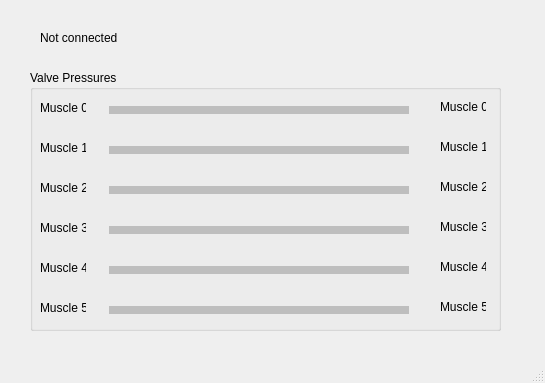
<?xml version="1.0" encoding="UTF-8"?>
<ui version="4.0">
 <class>MainWindow</class>
 <widget class="QMainWindow" name="MainWindow">
  <property name="geometry">
   <rect>
    <x>0</x>
    <y>0</y>
    <width>545</width>
    <height>383</height>
   </rect>
  </property>
  <property name="windowTitle">
   <string>Festo Emulator</string>
  </property>
  <widget class="QWidget" name="centralwidget">
   <widget class="QGroupBox" name="gb_actuator_percent">
    <property name="geometry">
     <rect>
      <x>30</x>
      <y>70</y>
      <width>471</width>
      <height>261</height>
     </rect>
    </property>
    <property name="title">
     <string>Valve Pressures</string>
    </property>
    <widget class="Line" name="muscle_3">
     <property name="enabled">
      <bool>false</bool>
     </property>
     <property name="geometry">
      <rect>
       <x>79</x>
       <y>150</y>
       <width>300</width>
       <height>20</height>
      </rect>
     </property>
     <property name="frameShadow">
      <enum>QFrame::Plain</enum>
     </property>
     <property name="lineWidth">
      <number>8</number>
     </property>
     <property name="orientation">
      <enum>Qt::Horizontal</enum>
     </property>
    </widget>
    <widget class="Line" name="muscle_4">
     <property name="enabled">
      <bool>false</bool>
     </property>
     <property name="geometry">
      <rect>
       <x>79</x>
       <y>190</y>
       <width>300</width>
       <height>20</height>
      </rect>
     </property>
     <property name="frameShadow">
      <enum>QFrame::Plain</enum>
     </property>
     <property name="lineWidth">
      <number>8</number>
     </property>
     <property name="orientation">
      <enum>Qt::Horizontal</enum>
     </property>
    </widget>
    <widget class="Line" name="muscle_5">
     <property name="enabled">
      <bool>false</bool>
     </property>
     <property name="geometry">
      <rect>
       <x>79</x>
       <y>230</y>
       <width>300</width>
       <height>20</height>
      </rect>
     </property>
     <property name="frameShadow">
      <enum>QFrame::Plain</enum>
     </property>
     <property name="lineWidth">
      <number>8</number>
     </property>
     <property name="orientation">
      <enum>Qt::Horizontal</enum>
     </property>
    </widget>
    <widget class="Line" name="muscle_2">
     <property name="enabled">
      <bool>false</bool>
     </property>
     <property name="geometry">
      <rect>
       <x>79</x>
       <y>110</y>
       <width>300</width>
       <height>20</height>
      </rect>
     </property>
     <property name="frameShadow">
      <enum>QFrame::Plain</enum>
     </property>
     <property name="lineWidth">
      <number>8</number>
     </property>
     <property name="orientation">
      <enum>Qt::Horizontal</enum>
     </property>
    </widget>
    <widget class="Line" name="muscle_1">
     <property name="enabled">
      <bool>false</bool>
     </property>
     <property name="geometry">
      <rect>
       <x>79</x>
       <y>70</y>
       <width>300</width>
       <height>20</height>
      </rect>
     </property>
     <property name="frameShadow">
      <enum>QFrame::Plain</enum>
     </property>
     <property name="lineWidth">
      <number>8</number>
     </property>
     <property name="orientation">
      <enum>Qt::Horizontal</enum>
     </property>
    </widget>
    <widget class="Line" name="muscle_0">
     <property name="enabled">
      <bool>false</bool>
     </property>
     <property name="geometry">
      <rect>
       <x>79</x>
       <y>30</y>
       <width>300</width>
       <height>20</height>
      </rect>
     </property>
     <property name="frameShadow">
      <enum>QFrame::Plain</enum>
     </property>
     <property name="lineWidth">
      <number>8</number>
     </property>
     <property name="orientation">
      <enum>Qt::Horizontal</enum>
     </property>
    </widget>
    <widget class="QLabel" name="txt_muscle_0">
     <property name="geometry">
      <rect>
       <x>410</x>
       <y>30</y>
       <width>46</width>
       <height>13</height>
      </rect>
     </property>
     <property name="text">
      <string>Muscle 0</string>
     </property>
    </widget>
    <widget class="QLabel" name="txt_muscle_1">
     <property name="geometry">
      <rect>
       <x>410</x>
       <y>70</y>
       <width>46</width>
       <height>13</height>
      </rect>
     </property>
     <property name="text">
      <string>Muscle 1</string>
     </property>
    </widget>
    <widget class="QLabel" name="txt_muscle_2">
     <property name="geometry">
      <rect>
       <x>410</x>
       <y>110</y>
       <width>46</width>
       <height>13</height>
      </rect>
     </property>
     <property name="text">
      <string>Muscle 2</string>
     </property>
    </widget>
    <widget class="QLabel" name="txt_muscle_3">
     <property name="geometry">
      <rect>
       <x>410</x>
       <y>150</y>
       <width>46</width>
       <height>13</height>
      </rect>
     </property>
     <property name="text">
      <string>Muscle 3</string>
     </property>
    </widget>
    <widget class="QLabel" name="txt_muscle_4">
     <property name="geometry">
      <rect>
       <x>410</x>
       <y>190</y>
       <width>46</width>
       <height>13</height>
      </rect>
     </property>
     <property name="text">
      <string>Muscle 4</string>
     </property>
    </widget>
    <widget class="QLabel" name="txt_muscle_5">
     <property name="geometry">
      <rect>
       <x>410</x>
       <y>230</y>
       <width>46</width>
       <height>13</height>
      </rect>
     </property>
     <property name="text">
      <string>Muscle 5</string>
     </property>
    </widget>
    <widget class="QLabel" name="txt_muscle_6">
     <property name="geometry">
      <rect>
       <x>10</x>
       <y>231</y>
       <width>46</width>
       <height>13</height>
      </rect>
     </property>
     <property name="text">
      <string>Muscle 5</string>
     </property>
    </widget>
    <widget class="QLabel" name="txt_muscle_7">
     <property name="geometry">
      <rect>
       <x>10</x>
       <y>31</y>
       <width>46</width>
       <height>13</height>
      </rect>
     </property>
     <property name="text">
      <string>Muscle 0</string>
     </property>
    </widget>
    <widget class="QLabel" name="txt_muscle_8">
     <property name="geometry">
      <rect>
       <x>10</x>
       <y>71</y>
       <width>46</width>
       <height>13</height>
      </rect>
     </property>
     <property name="text">
      <string>Muscle 1</string>
     </property>
    </widget>
    <widget class="QLabel" name="txt_muscle_9">
     <property name="geometry">
      <rect>
       <x>10</x>
       <y>151</y>
       <width>46</width>
       <height>13</height>
      </rect>
     </property>
     <property name="text">
      <string>Muscle 3</string>
     </property>
    </widget>
    <widget class="QLabel" name="txt_muscle_10">
     <property name="geometry">
      <rect>
       <x>10</x>
       <y>191</y>
       <width>46</width>
       <height>13</height>
      </rect>
     </property>
     <property name="text">
      <string>Muscle 4</string>
     </property>
    </widget>
    <widget class="QLabel" name="txt_muscle_11">
     <property name="geometry">
      <rect>
       <x>10</x>
       <y>111</y>
       <width>46</width>
       <height>13</height>
      </rect>
     </property>
     <property name="text">
      <string>Muscle 2</string>
     </property>
    </widget>
   </widget>
   <widget class="QLabel" name="lbl_connection">
    <property name="geometry">
     <rect>
      <x>40</x>
      <y>30</y>
      <width>211</width>
      <height>16</height>
     </rect>
    </property>
    <property name="text">
     <string>Not connected</string>
    </property>
   </widget>
  </widget>
  <widget class="QMenuBar" name="menubar">
   <property name="geometry">
    <rect>
     <x>0</x>
     <y>0</y>
     <width>545</width>
     <height>21</height>
    </rect>
   </property>
  </widget>
  <widget class="QStatusBar" name="statusbar"/>
 </widget>
 <resources/>
 <connections/>
</ui>
